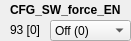
      <widget class="QWidget" name="widget_27" native="true">
       <property name="geometry">
        <rect>
         <x>270</x>
         <y>320</y>
         <width>131</width>
         <height>41</height>
        </rect>
       </property>
       <widget class="QLabel" name="label_482">
        <property name="geometry">
         <rect>
          <x>10</x>
          <y>0</y>
          <width>111</width>
          <height>20</height>
         </rect>
        </property>
        <property name="font">
         <font>
          <weight>75</weight>
          <bold>true</bold>
         </font>
        </property>
        <property name="text">
         <string>CFG_SW_force_EN</string>
        </property>
       </widget>
       <widget class="QLabel" name="addr_CFG_SW_force_EN">
        <property name="geometry">
         <rect>
          <x>10</x>
          <y>20</y>
          <width>101</width>
          <height>20</height>
         </rect>
        </property>
        <property name="text">
         <string>93 [0]</string>
        </property>
       </widget>
       <widget class="QComboBox" name="comboBox_CFG_SW_force_EN">
        <property name="geometry">
         <rect>
          <x>50</x>
          <y>20</y>
          <width>81</width>
          <height>21</height>
         </rect>
        </property>
        <item>
         <property name="text">
          <string>Off (0)</string>
         </property>
        </item>
        <item>
         <property name="text">
          <string>On (1)</string>
         </property>
        </item>
       </widget>
      </widget>
